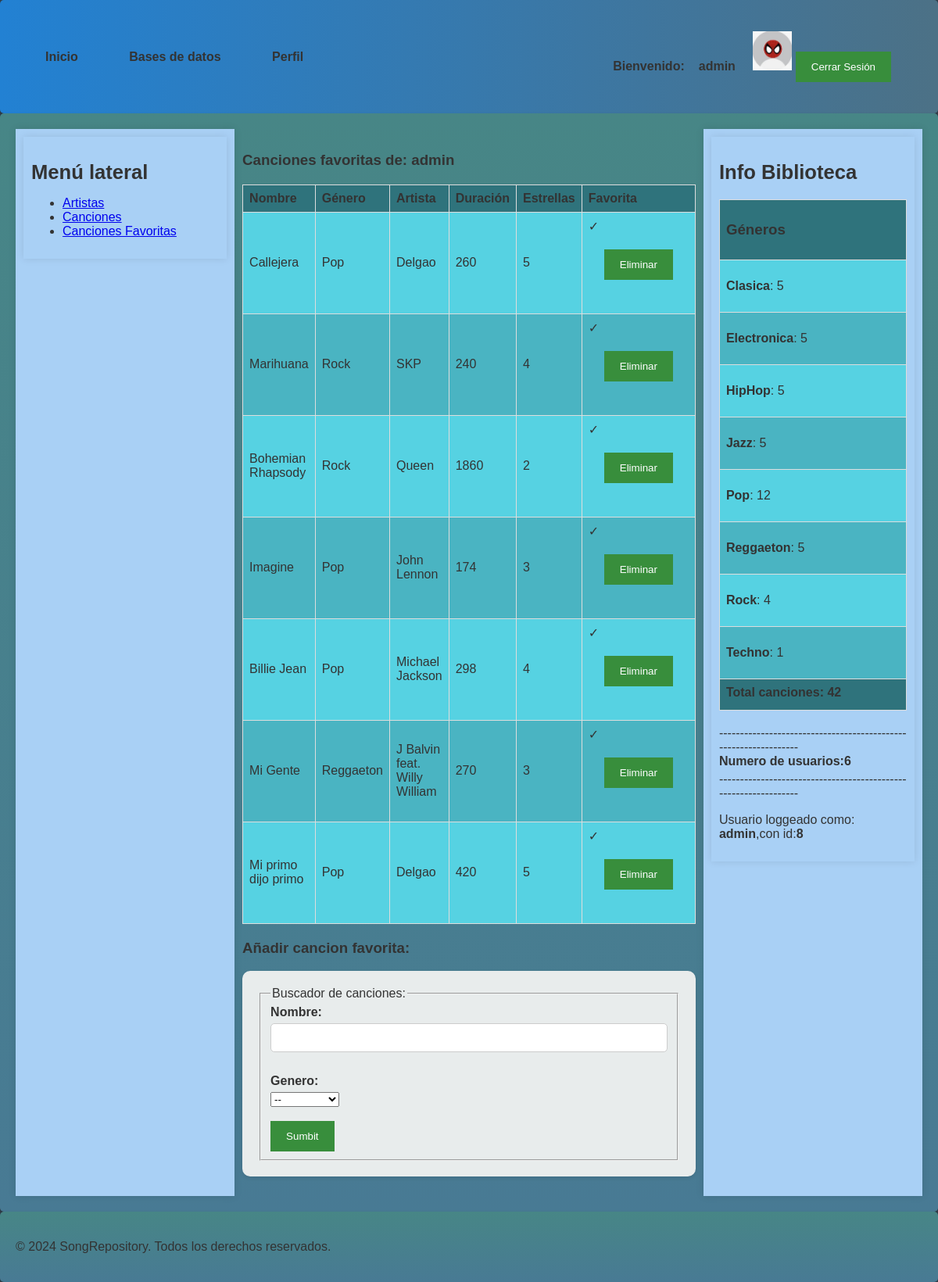
The page /includes/src/perfil/cancionesFavoritas/cancionesFavoritas.php (signed in) on the database its author committed.
### tables this page shows
CREATE TABLE `cancionesFavoritas` (
  `user_id` int(10) NOT NULL,
  `song_id` int(10) NOT NULL,
  `stars` int(1) NOT NULL
);

CREATE TABLE `canciones` (
  `id` int(10) NOT NULL,
  `name` varchar(100) NOT NULL,
  `genero` varchar(30) NOT NULL,
  `artista` varchar(70) NOT NULL,
  `duracion` varchar(30) NOT NULL
);

### includes/src/perfil/cancionesFavoritas/cancionesFavoritas.php (the view, shortened to what this page needs)
<?php
require_once RUTA_INCLUDES . "/src/app.php";
require RUTA_INCLUDES . "/src/basesDatos/buscadorCanciones/formulario_findSong.php";
$app = Aplicacion::getInstance();
$html = "";
$html .= verCancionesFavoritas($app);
$html .= verAñadirCanciones();
require RUTA_INCLUDES . "/plantilla.php";
function verCancionesFavoritas($app)
{
    $html = "";
    $songs = $app->getAllFavouriteSongs();
    $html .= "<h3>Canciones favoritas de: " . $_SESSION["username"] . "</h3>";
    $html .= "<table>";
    $html .= "<tr><th>Nombre</th><th>Género</th><th>Artista</th><th>Duración</th><th>Estrellas</th><th>Favorita</th></tr>";
    foreach ($songs as $song) {
        $html .= "<tr>";
        $html .= "<td>" . $song['name'] . "</td>";
        $html .= "<td>" . $song['genero'] . "</td>";
        $html .= "<td>" . $song['artista'] . "</td>";
        $html .= "<td>" . $song['duracion'] . "</td>";
        $html .= "<td>" . $song['stars'] . "</td>";
        $result = $app->getFavouriteSong($song['id']);
        if($result != null)
            $html .= "<td>&#10003;<form style='background: none; border: none; padding: none; margin: none; box-shadow: none; border-radius: none;' id='unique-form' action='/ProyectoABD/includes/src/perfil/cancionesFavoritas/eliminarCancionFav.php' method='post'><input type='hidden' name='songId' value =" . $song['id'] . "><button type='submit'>Eliminar</button></form></td>";
        $html .= "</tr>";
    }
    $html .= "</table>";
    return $html;
}
function verAñadirCanciones()
{
    $html = "";
    $formFindSong = new formulario_findSong();
    $htmlFormFindSong = $formFindSong->gestiona();
    $html .= "<h3>Añadir cancion favorita: </h3>";
    $html .= <<<EOS
    <article>
        $htmlFormFindSong
    </article>
    EOS;
    return $html;
}

### includes/src/basesDatos/buscadorCanciones/formulario_findSong.php (shortened to what this page needs)
<?php
require RUTA_INCLUDES . "/src/formulario.php";
require_once RUTA_INCLUDES . "/src/app.php";
class formulario_findSong extends formulario
{
    private function htmlGeneros()
    {
        $app = Aplicacion::getInstance();
        $generos = $app->getAllGenders();
        foreach ($generos as $genero) {
            $html .= "<option value=" . $genero . ">" . $genero . "</option>";
        }
        return $html;
    }
    protected function generaCamposFormulario(&$datos)
    {
        $htmlErroresGlobales = self::generaListaErroresGlobales($this->errores);
        $erroresCampos = self::generaErroresCampos(['buscarCancion', 'genero'], $this->errores, 'span', array('class' => 'error'));
        $htmlSelect = $this->htmlGeneros();
        $html = <<<EOF
        $htmlErroresGlobales
        <fieldset>
            <legend>Buscador de canciones:</legend>
            <div>
                <label for="buscarCancio">Nombre:</label>
                <input id="buscarCancion" type="text" name="buscarCancion"/>
                {$erroresCampos['buscarCancion']}
            </div>
            <br>
            <div>
                <label for="Gener">Genero:</label>
                <select id='genero' name='genero'>
                <option value='--'>--</option>
                $htmlSelect
                </select>
                {$erroresCampos['genero']}
            </div>
            <br>
            <div>
                <button type="submit" name="buscar">Sumbit</button>
            </div>
        </fieldset>
        EOF;
        return $html;
    }
}

### includes/src/formulario.php (shortened to what this page needs)
<?php
abstract class formulario
{
    protected $formId;
    protected $method;
    protected $action;
    protected $classAtt;
    protected $enctype;
    public function __construct($formId, $opciones = array())
    {
        $this->formId = $formId;
        $opcionesPorDefecto = array('action' => null, 'method' => 'POST', 'class' => null, 'enctype' => null, 'urlRedireccion' => null);
        $opciones = array_merge($opcionesPorDefecto, $opciones);
        $this->action = $opciones['action'];
        $this->method = $opciones['method'];
        $this->classAtt = $opciones['class'];
        $this->enctype  = $opciones['enctype'];
        if (!$this->action) {
            $this->action = htmlspecialchars($_SERVER['REQUEST_URI']);
        }
    }
    public function gestiona()
    {
        $datos = &$_POST;
        $this->errores = [];
        if (!$this->formularioEnviado($datos)) {
            return $this->generaFormulario();
        }
        $html = $this->procesaFormulario($datos);
        return $html;
    }
    protected function formularioEnviado(&$datos)
    {
        return isset($datos['formId']) && $datos['formId'] == $this->formId;
    }
    protected function generaFormulario(&$datos = array())
    {
        $htmlCamposFormularios = $this->generaCamposFormulario($datos);
        $classAtt = $this->classAtt != null ? "class=\"{$this->classAtt}\"" : '';
        $enctypeAtt = $this->enctype != null ? "enctype=\"{$this->enctype}\"" : '';
        $htmlForm = <<<EOS
        <form method="{$this->method}" action="{$this->action}" id="{$this->formId}" {$classAtt} {$enctypeAtt}>
            <input type="hidden" name="formId" value="{$this->formId}" />
            $htmlCamposFormularios
        </form>
        EOS;
        return $htmlForm;
    }
    protected static function generaListaErroresGlobales($errores = array(), $classAtt = '')
    {
        $clavesErroresGlobales = array_filter(array_keys($errores), function ($elem) {
            return is_numeric($elem);
        });
        $numErrores = count($clavesErroresGlobales);
        if ($numErrores == 0) {
            return '';
        }
        $html = "<ul class=\"$classAtt\">";
        $html .= '</ul>';
        return $html;
    }
    protected static function createMensajeError($errores = [], $idError = '', $htmlElement = 'span', $atts = [])
    {
        if (! isset($errores[$idError])) {
            return '';
        }
        $att = '';
        $html = "<$htmlElement $att>{$errores[$idError]}</$htmlElement>";
        return $html;
    }
    protected static function generaErroresCampos($campos, $errores, $htmlElement = 'span', $atts = []) {
        $erroresCampos = [];
        foreach($campos as $campo) {
            $erroresCampos[$campo] = self::createMensajeError($errores, $campo, $htmlElement, $atts);
        }
        return $erroresCampos;
    }
}

### includes/plantilla.php (shortened to what this page needs)
<!DOCTYPE html>
<html lang="es">
<head>
    <link rel="stylesheet" type="text/css" href="<?= RUTA_CSS ?>" />
</head>
<body>
    <header>
        <?php require(RUTA_VISTAS . '/cabecera.php'); ?>
    </header>
    <main>
        <section class="contenedor-principal">
            <aside id="sidebar-izquierda">
                <?php require(RUTA_VISTAS . '/sidebarizq.php'); ?>
            </aside>
            <div id="contenido-central">
                <?= $html ?>
            </div>
            <aside id="sidebar-derecha">
                <?php require(RUTA_VISTAS . '/sidebarder.php'); ?>
            </aside>
        </section>
    </main>
    <footer>
        <?php require(RUTA_VISTAS . '/footer.php'); ?>
    </footer>
</body>
</html>

### vistas/cabecera.php (shortened to what this page needs)
<div class="contenedor-header">
    <div class="contenedor-menu">
        <nav>
            <ul>
                <li><a href="/ProyectoABD/index.php">Inicio</a></li>
                <li><a href="<?php
                if ($_SESSION["login"]) {
                    echo "/ProyectoABD/includes/src/basesDatos/basesDatos.php";
                } else {
                    echo "#";
                }
                ?>">Bases de datos</a></li>
                <li><a href="/ProyectoABD/includes/src/perfil/perfil.php">Perfil</a></li>
            </ul>
        </nav>
    </div>
    <div class="contenedor-sesion">
        <nav>
            <?php
            if (!$_SESSION["login"]) {
                echo '<a href="/ProyectoABD/includes/src/login/login.php">Login</a>';
            } else {
                echo '<b>Bienvenido:<a href="/ProyectoABD/includes/src/perfil/perfil.php">' . $_SESSION["username"] . '</a></b>';
            }
            ?>
             <?php
                if (!$_SESSION["login"]) {
                } else {
                    $imgSrc = $_SESSION["img"];
                    if ($imgSrc != "/") {
                        $view = <<<EOS
                            <img src="/ProyectoABD/assets/img/$imgSrc" width="50" height="50">
                        EOS;
                        echo $view;
                    }
                }
            ?>
            <button id="cerrarSesion" onclick="location.href='/ProyectoABD/includes/src/logout/logout.php';">Cerrar Sesión</button>
        </nav>
    </div>
</div>

### vistas/sidebarizq.php
<aside id="sidebar-izquierda">
    <h2>Menú lateral</h2>
    <ul>
        <li><a href="/ProyectoABD/includes/src/basesDatos/buscadorArtistas/buscadorArtistas.php">Artistas</a></li>
        <li><a href="/ProyectoABD/includes/src/basesDatos/buscadorCanciones/buscadorCanciones.php">Canciones</a></li>
        <li><a href="/ProyectoABD/includes/src/perfil/cancionesFavoritas/cancionesFavoritas.php">Canciones Favoritas</a></li>
    </ul>
</aside>

### vistas/sidebarder.php (shortened to what this page needs)
<aside id="sidebar-derecha">
    <h2>Info Biblioteca</h2>
    <?php
    require_once RUTA_INCLUDES . "/src/app.php";
    $app = Aplicacion::getInstance();
    echo $app->displayGenericInfo();
    ?>
</aside>

### includes/src/app.php (shortened to what this page needs)
<?php
class Aplicacion
{
    private static $instancia;
    private $db;
    public static function getInstance()
    {
        if (!self::$instancia instanceof self) {
            self::$instancia = new static();
        }
        return self::$instancia;
    }
    public function getConexionBd()
    {
        if (!isset($this->db)) {
            $bdHost = "localhost";
            $bdUser = "root";
            $bdPass = "";
            $bdName = "ProyectoABD";
            $db = @mysqli_connect($bdHost, $bdUser, $bdPass, $bdName);
            if ($db) {
                $this->db = $db;
            } else {
                echo 'Conexión erronea a la base de datos';
            }
        }
        return $this->db;
    }
    public function getAllUsers()
    {
        $bd = $this->getConexionBd();
        $sql = "SELECT id, username, password, img FROM usuarios";
        $result = mysqli_query($bd, $sql);
        if (mysqli_num_rows($result) > 0) {
            $users = array();
            while ($row = mysqli_fetch_assoc($result)) {
                $users[] = $row;
            }
            return $users;
        } else {
            return null;
        }
    }
    public function getAllGenders()
    {
        $bd = $this->getConexionBd();
        $sql = "SELECT genero FROM generos";
        $result = mysqli_query($bd, $sql);
        if (mysqli_num_rows($result) > 0) {
            $generos = array();
            while ($row = mysqli_fetch_assoc($result)) {
                $generos[] = $row["genero"];
            }
            return $generos;
        } else {
            return null;
        }
    }
    private function getGenericInfo()
    {
        $bd = $this->getConexionBd();
        $generos = $this->getAllGenders();
        $generosCount = array();
        foreach ($generos as $genero) {
            $sql = "SELECT COUNT(id) FROM canciones WHERE genero = '" . $genero . "'";
            $result = mysqli_query($bd, $sql);
            if (mysqli_num_rows($result) > 0) {
                $row = mysqli_fetch_assoc($result);
                $generosCount[$genero] = $row["COUNT(id)"];
            }
        }
        return $generosCount;
    }
    public function displayGenericInfo()
    {
        $generosCount = $this->getGenericInfo();
        $generos = $this->getAllGenders();
        $html = "";
        $html .= "<table>";
        $html .= "<tr><th><h3>Géneros</h3></th></tr>";
        foreach ($generos as $genero) {
            $html .= "<tr><td><p><b>" . $genero . "</b>: " . $generosCount[$genero] . "</p></td></tr>";
        }
        $totalCanciones = 0;
        foreach ($generos as $genero) {
            $totalCanciones += $generosCount[$genero];
        }
        $html .= "<tr><th><label>Total canciones: " . $totalCanciones . "</label></th></tr>";
        $html .= "</table>";
        $usuarios = $this->getAllUsers();
        $html .= "----------------------------------------------------------------";
        $html .= "<label>Numero de usuarios:" . count($usuarios) . "</label>";
        $html .= "----------------------------------------------------------------";
        if ($_SESSION['login']) {
            $html .= "<p>Usuario loggeado como: <b>" . $_SESSION['username'] . "</b>,con id:<b>" . $_SESSION['id'] . "</b></p>";
        }
        return $html;
    }
    public function getFavouriteSong($songId)
    {
        $bd = $this->getConexionBd();
        $idUsuario = $_SESSION["id"];
        $sql = "SELECT c.id FROM canciones c JOIN cancionesFavoritas f ON f.song_id = c.id WHERE f.user_id = " . $idUsuario . " AND f.song_id = '" . $songId ."';";
        $result = mysqli_query($bd, $sql);
        if (mysqli_num_rows($result) > 0) {
            $row = mysqli_fetch_assoc($result);
            $canciones = $row["id"];
            return $canciones;
        } else {
            return null;
        }
    }
    public function getAllFavouriteSongs()
    {
        $bd = $this->getConexionBd();
        $idUsuario = $_SESSION["id"];
        $sql = "SELECT c.id,c.name,c.artista,c.genero,c.duracion,f.stars FROM canciones c JOIN cancionesFavoritas f ON f.song_id = c.id WHERE f.user_id = " . $idUsuario;
        $result = mysqli_query($bd, $sql);
        if (mysqli_num_rows($result) > 0) {
            $canciones = array();
            while ($row = mysqli_fetch_assoc($result)) {
                $canciones[] = $row;
            }
            return $canciones;
        } else {
            return null;
        }
    }
}

### vistas/footer.php
<p>© 2024 SongRepository. Todos los derechos reservados.</p>

### assets/css/style.css (style rules this page uses)
body { font-family: 'Arial', sans-serif; margin: 0; background-color: #303d49; color: #333; }
header { padding: 40px; background-image: url("path/to/your/image.jpg"); background-repeat: no-repeat; background-position: center; background-size: cover; box-shadow: 0 2px 5px rgba(0, 0, 0, 0.1); border-radius: 5px; }
header { background: linear-gradient(to right, #2281d3, #4c7186); }
main, footer { padding: 20px; background: linear-gradient(to bottom, #478686, #487a94); box-shadow: 0 2px 5px rgba(0, 0, 0, 0.1); border-radius: 5px; }
.contenedor-principal { display: flex; flex-wrap: wrap; }
h2 { color: #333; font-size: 1.6em; margin-bottom: 10px; }
nav ul { list-style: none; padding: 0; margin: 0; background-color: transparent; border-bottom: none; }
nav li { display: inline-block; margin-right: 25px; }
nav a { text-decoration: none; color: #333; font-weight: bold; padding: 10px 18px; transition: background-color 0.3s ease; }
form { margin-bottom: 15px; background-color: #e8ecec; padding: 20px; box-shadow: 0 2px 5px rgba(0, 0, 0, 0.1); border-radius: 10px; }
#sidebar-izquierda, #sidebar-derecha { flex: 1; padding: 10px; background-color: #a9d0f5; box-shadow: 0 0 10px rgba(0, 0, 0, 0.1); }
#contenido-central { flex: 2; padding: 10px; }
label { display: block; margin-bottom: 5px; font-weight: bold; }
input[type="text"], input[type="email"], input[type="password"] { width: 100%; padding: 10px; border: 1px solid #ccc; margin-bottom: 10px; box-sizing: border-box; border-radius: 5px; }
button { background-color: #388e3c; color: white; padding: 12px 20px; border: none; cursor: pointer }
.contenedor-sesion { display: flex; justify-content: flex-end; width: 700px; margin-right: 20px; align-items: center; }
.contenedor-menu { display: flex; width: 1000px; align-items: center; }
.contenedor-header { display: flex; justify-content: space-between; align-items: center; }
table { border-collapse: collapse; width: 100%; margin: 20px auto; }
th, td { border: 1px solid #ddd; padding: 8px; text-align: left; }
th { background-color: #2f737c; font-weight: bold; }
tr:nth-child(odd) { background-color: #4ab4c2; }
tr:nth-child(even) { background-color: #56d2e2; }

### rows shown on the page
cancionesfavoritas: song.name "Callejera", song.genero "Pop", song.artista "Delgao", song.duracion "260", stars "5"
cancionesfavoritas: song.name "Marihuana", song.genero "Rock", song.artista "SKP", song.duracion "240", stars "4"
cancionesfavoritas: song.name "Bohemian Rhapsody", song.genero "Rock", song.artista "Queen", song.duracion "1860", stars "2"
cancionesfavoritas: song.name "Imagine", song.genero "Pop", song.artista "John Lennon", song.duracion "174", stars "3"
cancionesfavoritas: song.name "Billie Jean", song.genero "Pop", song.artista "Michael Jackson", song.duracion "298", stars "4"
cancionesfavoritas: song.name "Mi Gente", song.genero "Reggaeton", song.artista "J Balvin feat. Willy William", song.duracion "270", stars "3"
cancionesfavoritas: song.name "Mi primo dijo primo", song.genero "Pop", song.artista "Delgao", song.duracion "420", stars "5"
canciones: id "1"

### other values the page prints
$_SESSION["username"] "admin"
$genero "Clasica"
$genero "Electronica"
$genero "HipHop"
$genero "Jazz"
$genero "Pop"
$generosCount[$genero] "12"
$genero "Reggaeton"
$genero "Rock"
$generosCount[$genero] "4"
$genero "Techno"
$totalCanciones "42"
$app->displayGenericInfo() "---------------------------------------------------------------- ----------------------------------------------------------------"
count($usuarios) "6"
$_SESSION['username'] "admin"
